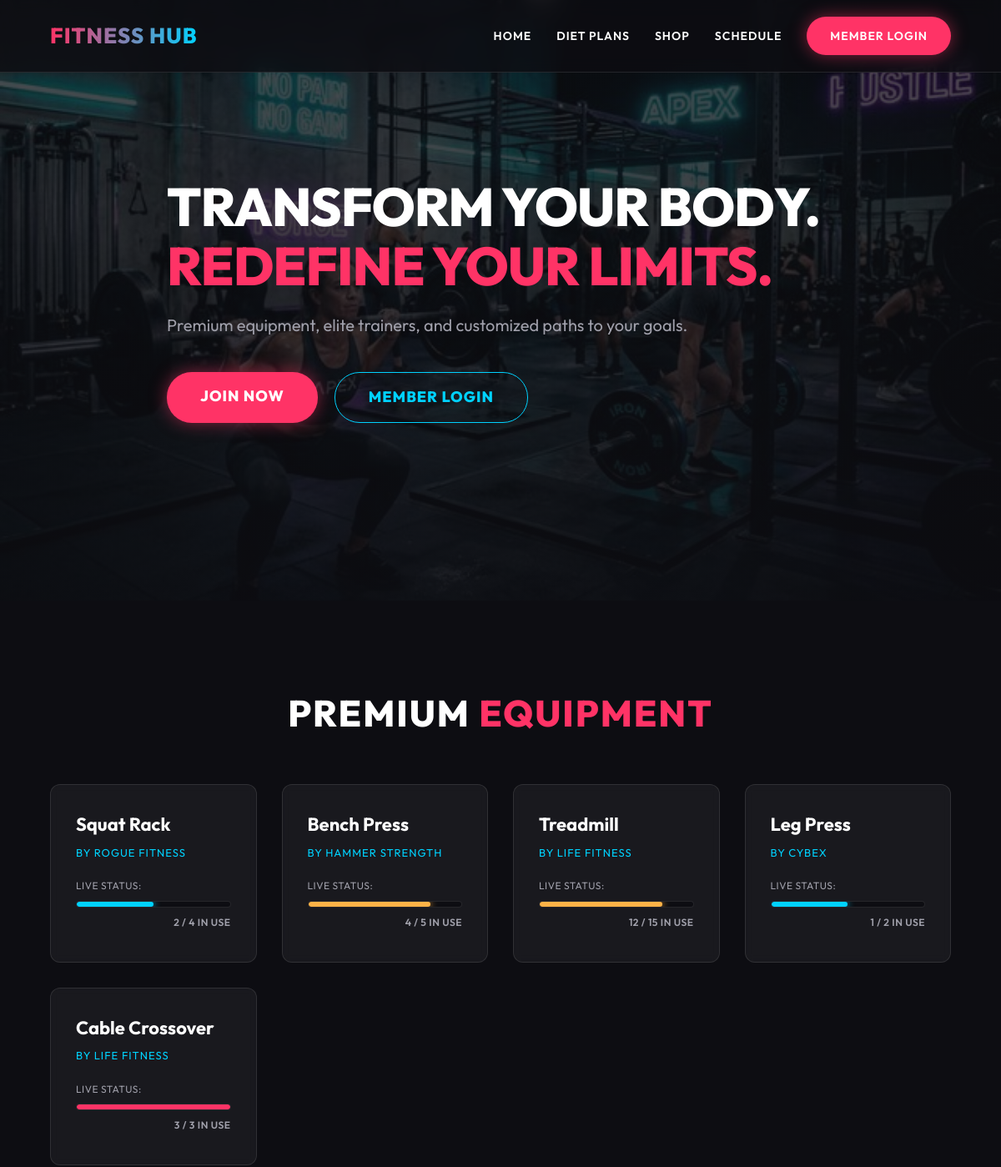
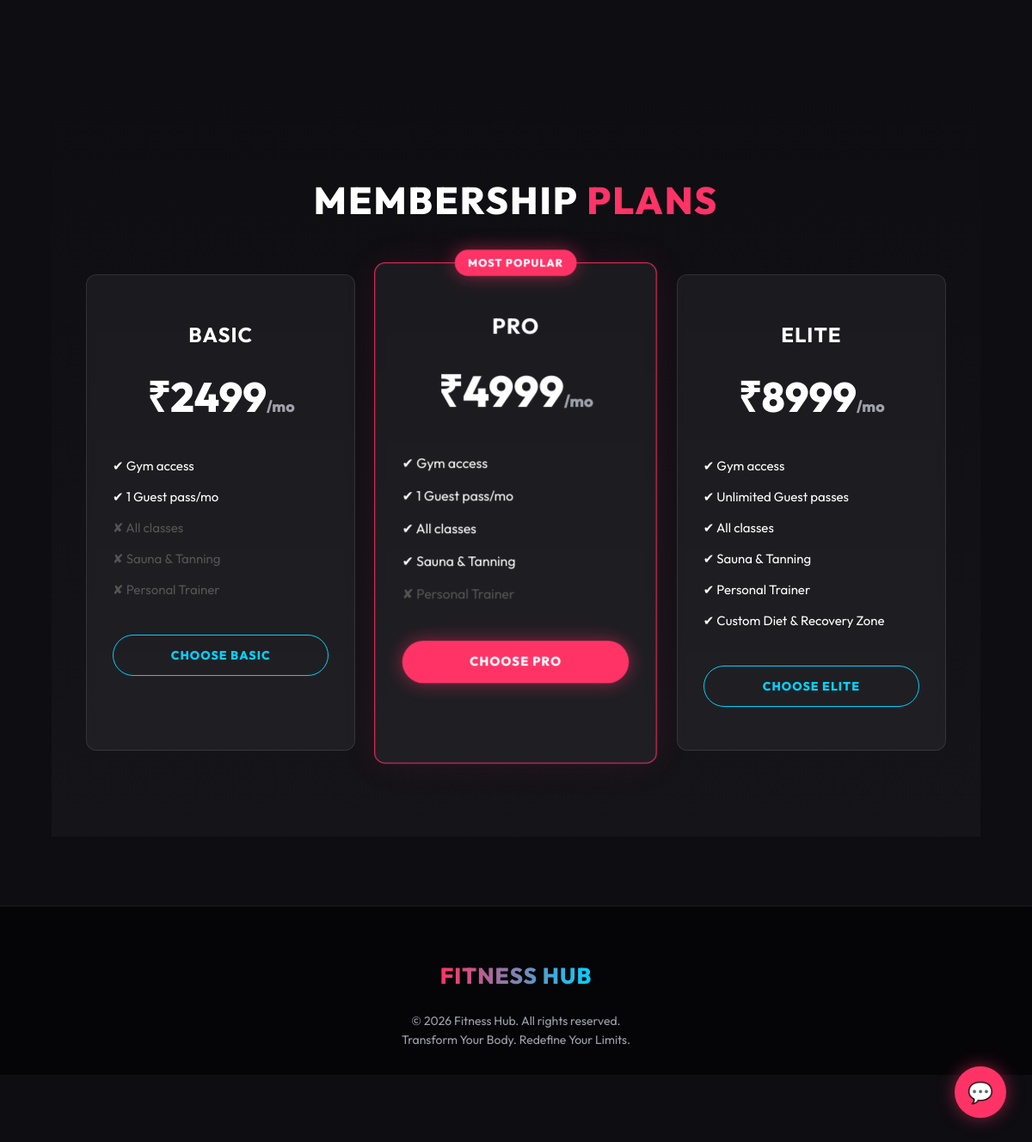
The page / on the database its author committed (2 pictures, top to bottom).
### tables this page shows
CREATE TABLE IF NOT EXISTS equipment (
    id INT AUTO_INCREMENT PRIMARY KEY,
    name VARCHAR(100),
    brand VARCHAR(100),
    total_count INT,
    in_use_count INT
);

### index.php (the view)
<?php require_once 'includes/db.php'; ?>
<?php require_once 'includes/header.php'; ?>
<section class="hero" style="background-image: linear-gradient(rgba(13,13,18,0.7), rgba(13,13,18,0.9)), url('/Gym/assets/images/hero_bg.png');">
    <div class="container hero-content">
        <h1 class="hero-title">Transform Your Body.<br><span class="highlight">Redefine Your Limits.</span></h1>
        <p class="hero-subtitle">Premium equipment, elite trainers, and customized paths to your goals.</p>
        <div class="hero-cta">
            <a href="/Gym/register.php" class="btn btn-primary" style="font-size: 18px; padding: 15px 40px;">Join Now</a>
            <a href="/Gym/login.php" class="btn btn-outline" style="font-size: 18px; padding: 15px 40px; margin-left: 20px;">Member Login</a>
        </div>
    </div>
</section>
<section class="equipment-showcase container">
    <h2 class="section-title">Premium <span class="highlight">Equipment</span></h2>
    <div class="equipment-grid">
        <?php
        $stmt = $pdo->query("SELECT * FROM equipment");
        $equipments = $stmt->fetchAll();
        foreach ($equipments as $eq):
            $usage_percent = ($eq['in_use_count'] / $eq['total_count']) * 100;
            $color = $usage_percent > 80 ? 'var(--primary)' : ($usage_percent > 50 ? '#ffb347' : 'var(--secondary)');
        ?>
        <div class="card equipment-card">
            <h3><?= htmlspecialchars($eq['name']) ?></h3>
            <p class="brand">By <?= htmlspecialchars($eq['brand']) ?></p>
            <div class="availability">
                <p>Live Status:</p>
                <div class="progress-bar">
                    <div class="progress" style="width: <?= $usage_percent ?>%; background-color: <?= $color ?>; box-shadow: 0 0 10px <?= $color ?>;"></div>
                </div>
                <p class="status-text"><?= $eq['in_use_count'] ?> / <?= $eq['total_count'] ?> In Use</p>
            </div>
        </div>
        <?php endforeach; ?>
    </div>
</section>
<section class="subscriptions container">
    <h2 class="section-title">Membership <span class="highlight">Plans</span></h2>
    <div class="pricing-grid">
        <div class="card pricing-card">
            <h3>Basic</h3>
            <div class="price">₹2499<span>/mo</span></div>
            <ul class="features">
                <li>✔ Gym access</li>
                <li>✔ 1 Guest pass/mo</li>
                <li class="muted">✘ All classes</li>
                <li class="muted">✘ Sauna & Tanning</li>
                <li class="muted">✘ Personal Trainer</li>
            </ul>
            <a href="/Gym/update_tier.php?plan=Basic" class="btn btn-outline">Choose Basic</a>
        </div>
        <div class="card pricing-card popular">
            <div class="badge">Most Popular</div>
            <h3>Pro</h3>
            <div class="price">₹4999<span>/mo</span></div>
            <ul class="features">
                <li>✔ Gym access</li>
                <li>✔ 1 Guest pass/mo</li>
                <li>✔ All classes</li>
                <li>✔ Sauna & Tanning</li>
                <li class="muted">✘ Personal Trainer</li>
            </ul>
            <a href="/Gym/update_tier.php?plan=Pro" class="btn btn-primary">Choose Pro</a>
        </div>
        <div class="card pricing-card">
            <h3>Elite</h3>
            <div class="price">₹8999<span>/mo</span></div>
            <ul class="features">
                <li>✔ Gym access</li>
                <li>✔ Unlimited Guest passes</li>
                <li>✔ All classes</li>
                <li>✔ Sauna & Tanning</li>
                <li>✔ Personal Trainer</li>
                <li>✔ Custom Diet & Recovery Zone</li>
            </ul>
            <a href="/Gym/update_tier.php?plan=Elite" class="btn btn-outline">Choose Elite</a>
        </div>
    </div>
</section>
<?php require_once 'includes/footer.php'; ?>

### includes/header.php (shortened to what this page needs)
<!DOCTYPE html>
<html lang="en">
<head>
    <link rel="stylesheet" href="/Gym/assets/css/style.css">
</head>
<body>
    <header>
        <div class="container navbar">
            <a href="/Gym/index.php" class="logo">FITNESS HUB</a>
            <nav class="nav-links">
                <a href="/Gym/index.php">Home</a>
                <a href="/Gym/diet-plans.php">Diet Plans</a>
                <a href="/Gym/shop.php">Shop</a>
                <a href="/Gym/schedule.php">Schedule</a>
                <?php if(isset($_SESSION['user_id'])): ?>
                    <a href="/Gym/dashboard.php" style="margin-left:20px;">Dashboard</a>
                    <a href="/Gym/logout.php" class="btn btn-outline" style="margin-left:20px;">Logout</a>
                <?php else: ?>
                    <a href="/Gym/login.php" class="btn btn-primary" style="margin-left:30px;">Member Login</a>
                <?php endif; ?>
            </nav>
        </div>
    </header>
    <main>

### includes/footer.php (shortened to what this page needs)
    </main>
    <footer>
        <div class="container">
            <div class="logo">FITNESS HUB</div>
            <p>&copy; <?php echo date('Y'); ?> Fitness Hub. All rights reserved.</p>
            <p>Transform Your Body. Redefine Your Limits.</p>
        </div>
    </footer>
</body>
</html>

### rows shown on the page
equipment: name "Squat Rack", brand "ROGUE FITNESS", in_use_count "2", total_count "4"
equipment: name "Bench Press", brand "HAMMER STRENGTH", in_use_count "4", total_count "5"
equipment: name "Treadmill", brand "LIFE FITNESS", in_use_count "12", total_count "15"
equipment: name "Leg Press", brand "CYBEX", in_use_count "1", total_count "2"
equipment: name "Cable Crossover", brand "LIFE FITNESS", in_use_count "3", total_count "3"
